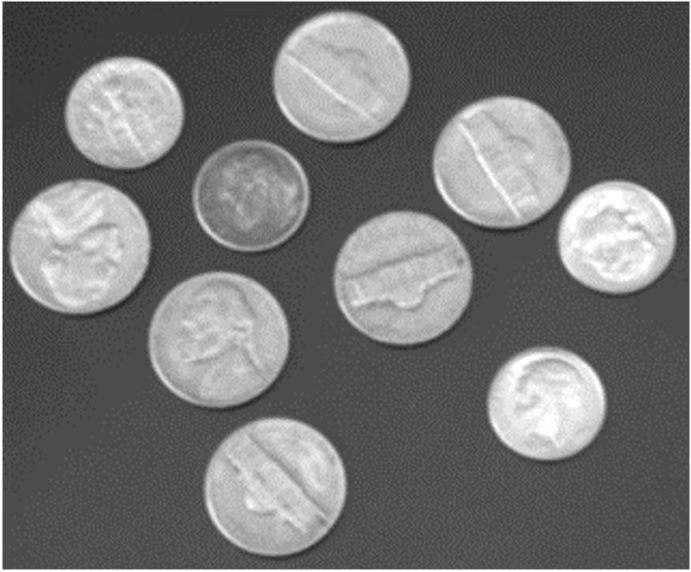
//> input picture machine_vision/coins.jpg, 691 x 572 px
$ ./coins   (built with g++ and OpenCV 4)
//> lines starting //> are read from the running program, lines starting //| are printed output that depends on the picture; after the words box and inside, x2 and y2 are one past the last pixel; in counts of white or black regions, pixels touching at a corner belong together
#include <iostream>
#include <opencv2/opencv.hpp>

using namespace std;
using namespace cv;

int main(int argc, char** argv)
{
    string path = argc > 1 ? argv[1] : "coins.jpg";
    Mat src = imread(path, IMREAD_COLOR);
//> src is the input picture: 572 rows x 691 cols, CV_8UC3; min 34, max 255, mean 114
    if (src.empty()) { cerr << "cannot read " << path << endl; return -1; }

    Mat gray, blur, bin;
    cvtColor(src, gray, COLOR_BGR2GRAY);
    GaussianBlur(gray, blur, Size(5, 5), 0);
    // bright coins on dark background -> Otsu
    threshold(blur, bin, 0, 255, THRESH_BINARY | THRESH_OTSU);
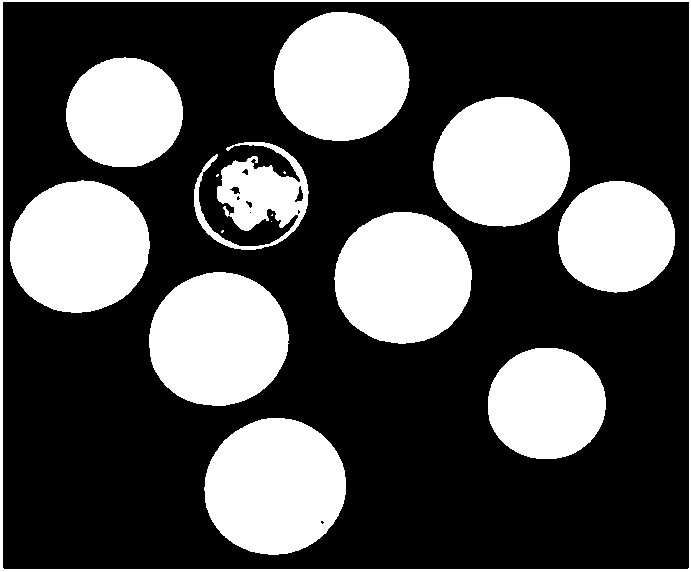
//> bin: 572 rows x 691 cols, CV_8UC1; 32.8% white; 16 white regions (5 under 20 px), largest, box (x1, y1, x2, y2) and area: (204, 418, 346, 555) 15201, (149, 272, 289, 406) 14730, (10, 180, 150, 313) 14582

    Mat k = getStructuringElement(MORPH_ELLIPSE, Size(7, 7));
    morphologyEx(bin, bin, MORPH_CLOSE, k);
    morphologyEx(bin, bin, MORPH_OPEN, k);
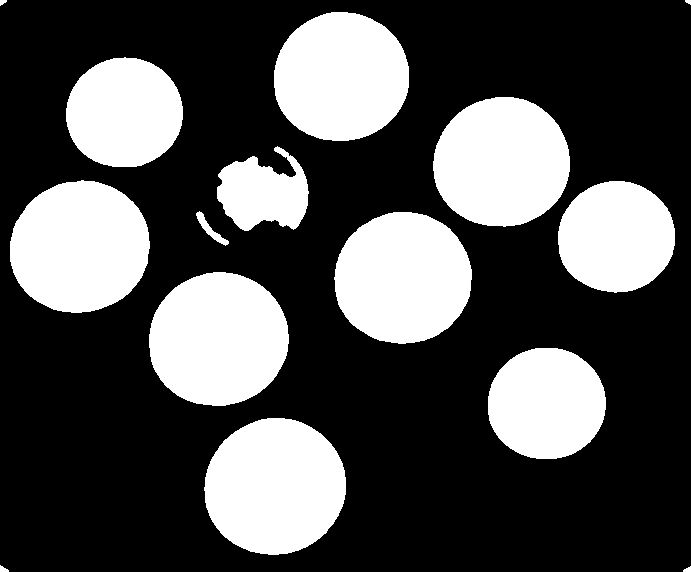
//> bin: 572 rows x 691 cols, CV_8UC1; 31.1% white; 15 white regions

    // external contours only -> fills coin interior holes
    vector<vector<Point>> contours;
    findContours(bin, contours, RETR_EXTERNAL, CHAIN_APPROX_SIMPLE);
//> contours = 15 contours, 2 with area under 20; largest, box (x1, y1, x2, y2) and area: (204, 418, 346, 555) 15012, (149, 272, 289, 406) 14538, (10, 180, 150, 313) 14384, (334, 212, 472, 344) 14084, (433, 97, 570, 227) 13826

    Mat out = src.clone();
    int count = 0;
    const double minArea = 1500; // reject noise
    for (auto& c : contours)
    {
        if (contourArea(c) < minArea) continue;
        count++;
        Point2f ctr; float rad;
        minEnclosingCircle(c, ctr, rad);
        circle(out, ctr, (int)rad, Scalar(0, 0, 255), 2);
        putText(out, to_string(count), Point((int)ctr.x - 10, (int)ctr.y + 8),
                FONT_HERSHEY_SIMPLEX, 0.8, Scalar(0, 255, 0), 2);
    }
//> this loop made 15 passes
//> (ctr, rad) on passes 3, 4, 5, 6, 8, 9, 10, 11, 12, 13: (Point(274.4, 486.1), 71.48), (Point(546, 403.6), 59.34), (Point(218.5, 341), 70.44), (Point(402.6, 279.3), 69.17), (Point(615.7, 237.4), 59.1), (Point(79, 246.5), 70.75), (Point(262.7, 192.1), 48.26), (Point(500.8, 163), 68.71), (Point(124, 113.5), 58.48), (Point(340.9, 77.96), 68.19)
//> pass 3, `putText(out, to_string(count), Point((int)ctr.x - 10, (int)ctr.y + 8),..`:
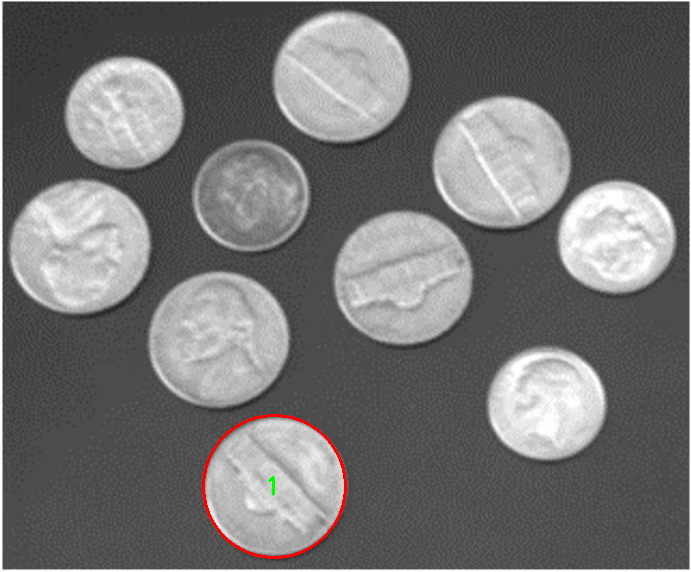
//> out: 572 rows x 691 cols, CV_8UC3; 0.34% of pixels changed, all inside (x1, y1, x2, y2) = (202, 414, 347, 559)
//> after the loop:
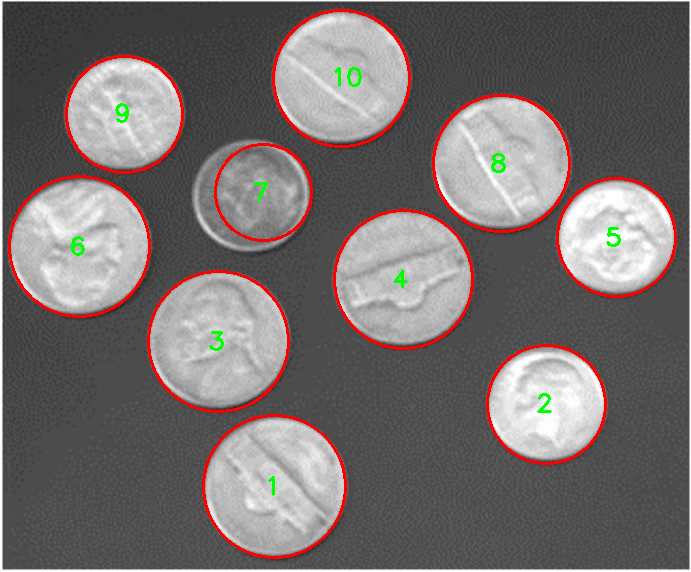
//> out: 572 rows x 691 cols, CV_8UC3; 3.03% of pixels changed, all inside (x1, y1, x2, y2) = (8, 9, 677, 465)
//> after the loop, count = 10
    putText(out, "Count: " + to_string(count), Point(10, 30),
            FONT_HERSHEY_SIMPLEX, 1.0, Scalar(255, 0, 0), 2);
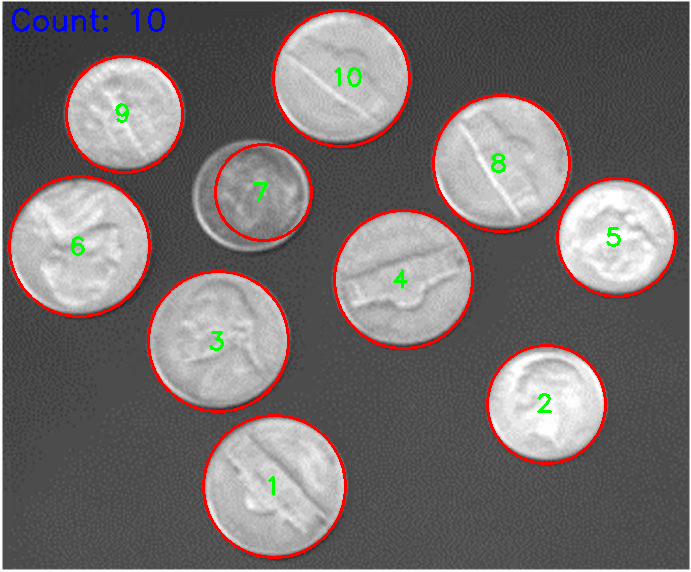
//> out: 572 rows x 691 cols, CV_8UC3; 0.23% of pixels changed, all inside (x1, y1, x2, y2) = (12, 8, 165, 32)

    cout << "Coin count: " << count << endl;
//| Coin count: 10
    imwrite("coins_binary.png", bin);
    imwrite("coins_result.png", out);
    if (argc > 2) return 0; // no GUI when 2nd arg given
    imshow("result", out);
    waitKey(0);
    return 0;
}
